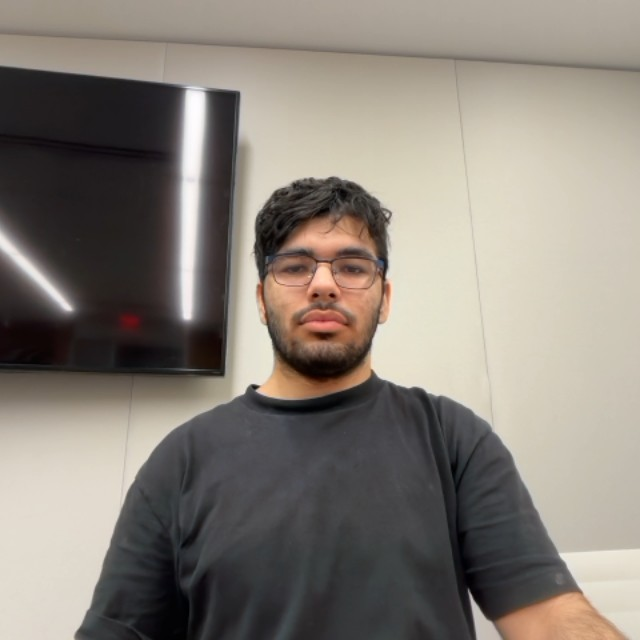
#> input picture server/imgs/scan.jpg, 640 x 640 px; its folder holds only this picture in this run
$ python -i face_detect.py   (imports and definitions only)   (older library calls are emulated)
#> lines starting #> are read from the running program, lines starting #| are printed output that depends on the picture
#> further down, picture is the input picture: PIL image 640x640 RGB; mean R, G, B 136.1, 128.9, 120.5
"""OpenCV Haar-cascade-based face detection + head-region crop.

We use OpenCV's bundled Haar cascade instead of MediaPipe. It's less accurate
than MediaPipe short-range, but needs no extra weights and works everywhere.

Two crops are produced per accepted image:
  - portrait_crop: face + shoulders + surrounding context (for style cues)
  - head_crop:     tight crop around the hair bounding box

Images are rejected when:
  - no face is detected
  - the face box is smaller than MIN_FACE_PX (too far / too low-res)
  - variance of Laplacian indicates blur

When more than one face is detected, we keep the largest face rather than
rejecting the sample. This is more robust for editorial images with small
background bystanders.

OpenCV is imported lazily so tests/CI do not pay startup cost unless cropping
is actually used.
"""
from __future__ import annotations

import hashlib
from dataclasses import dataclass
from pathlib import Path
from typing import Iterable

import numpy as np
from PIL import Image


def _stable_stem(p: Path) -> str:
    """Unique stem per input path — avoids collisions when multiple sources
    share filenames like '1.jpg'."""
    h = hashlib.sha1(str(p).encode()).hexdigest()[:12]
    return f"{p.stem}_{h}"

MIN_FACE_PX = 80
BLUR_THRESHOLD = 60.0
PORTRAIT_PAD_RATIO = 1.6  # multiplier around face box for portrait crop
HEAD_PAD_RATIO = 1.3      # tighter — just cover hair

_DETECTOR = None


@dataclass
class CropResult:
    portrait: Image.Image
    head: Image.Image
    reason_if_rejected: str | None = None


def _get_detector():
    """Lazy-load OpenCV Haar-cascade face detector (frontal face)."""
    global _DETECTOR
    if _DETECTOR is None:
        import cv2
        path = cv2.data.haarcascades + "haarcascade_frontalface_default.xml"
        _DETECTOR = cv2.CascadeClassifier(path)
        if _DETECTOR.empty():
            raise RuntimeError(f"could not load cascade at {path}")
    return _DETECTOR


def _blur_score(img: Image.Image) -> float:
    import cv2
    arr = np.array(img.convert("L"))
    return float(cv2.Laplacian(arr, cv2.CV_64F).var())


def _crop_with_pad(
    img: Image.Image, box_xyxy: tuple[int, int, int, int], pad_ratio: float
) -> Image.Image:
    x0, y0, x1, y1 = box_xyxy
    w, h = x1 - x0, y1 - y0
    cx, cy = x0 + w / 2, y0 + h / 2
    side = max(w, h) * pad_ratio
    nx0 = int(max(0, cx - side / 2))
    ny0 = int(max(0, cy - side / 2))
    nx1 = int(min(img.width, cx + side / 2))
    ny1 = int(min(img.height, cy + side / 2))
    return img.crop((nx0, ny0, nx1, ny1))


def crop_single(img: Image.Image) -> CropResult | None:
    """Return CropResult on success, None on rejection (callers log the reason)."""
    import cv2
    detector = _get_detector()

    gray = np.array(img.convert("L"))
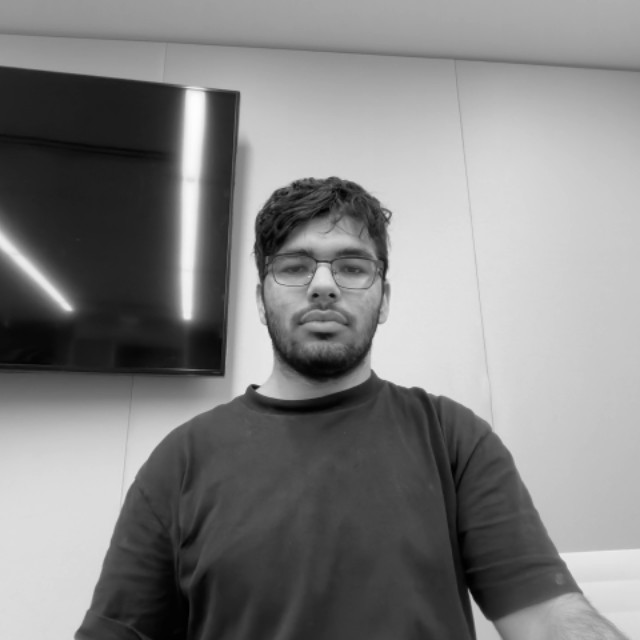
#> gray: shape (640, 640); min 0, max 254, mean 130
    faces = detector.detectMultiScale(
        gray, scaleFactor=1.1, minNeighbors=4, minSize=(MIN_FACE_PX, MIN_FACE_PX)
    )
#> faces = [[254, 209, 144, 144]]
    if len(faces) == 0:
        return CropResult(img, img, "no_face")
    if len(faces) > 1:
        # Keep the largest face (most editorial scrapes include bystanders).
        faces = sorted(faces, key=lambda b: b[2] * b[3], reverse=True)[:1]

    fx, fy, fw, fh = [int(v) for v in faces[0]]
#> fx = 254; fy = 209; fw = 144; fh = 144
    x0, y0, x1, y1 = fx, fy, fx + fw, fy + fh
#> x0 = 254; y0 = 209; x1 = 398; y1 = 353

    if fw < MIN_FACE_PX or fh < MIN_FACE_PX:
        return CropResult(img, img, "face_too_small")

    portrait = _crop_with_pad(img, (x0, y0, x1, y1), PORTRAIT_PAD_RATIO)
#> in _crop_with_pad, `return img.crop((nx0, ny0, nx1, ny1))`:
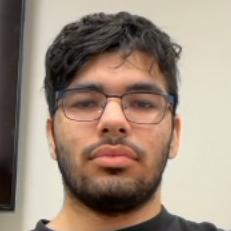
#> returned value: PIL image 231x231 RGB; mean R, G, B 158, 139.3, 123.6
    head = _crop_with_pad(img, (x0, y0, x1, y1), HEAD_PAD_RATIO)
#> call 2 of _crop_with_pad, with box_xyxy = (254, 209, 398, 353), pad_ratio = 1.3
#> in _crop_with_pad (call 2), `return img.crop((nx0, ny0, nx1, ny1))`:
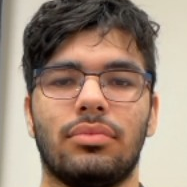
#> returned value: PIL image 187x187 RGB; mean R, G, B 158.2, 135, 118.5

    if _blur_score(head) < BLUR_THRESHOLD:
#> in _blur_score, `arr = np.array(img.convert("L"))`:
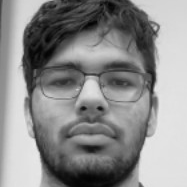
#> arr: shape (187, 187); min 2, max 233, mean 140
        return CropResult(portrait, head, "blurry")

    return CropResult(portrait, head, None)


def crop_batch(
    paths: Iterable[Path], out_root: Path
) -> dict[str, list[Path]]:
    """Crop and write under out_root/{portrait,head}/<stem>.jpg.

    Returns per-path metadata dict with keys {accepted, rejected}. Rejected
    paths are returned with their reason so the caller can update rejects.csv.
    """
    out_root.mkdir(parents=True, exist_ok=True)
    portrait_dir = out_root / "portrait"
    head_dir = out_root / "head"
    portrait_dir.mkdir(exist_ok=True)
    head_dir.mkdir(exist_ok=True)

    accepted: list[Path] = []
    rejected: list[tuple[Path, str]] = []
    for p in paths:
        try:
            img = Image.open(p)
        except Exception as e:
            rejected.append((p, f"open_error:{e}"))
            continue
        res = crop_single(img)
        if res is None or res.reason_if_rejected:
            rejected.append((p, res.reason_if_rejected or "unknown"))
            continue
        stem = _stable_stem(p)
        res.portrait.save(portrait_dir / f"{stem}.jpg", quality=92)
        res.head.save(head_dir / f"{stem}.jpg", quality=92)
        accepted.append(p)
    return {"accepted": accepted, "rejected": rejected}

>>> from PIL import Image
>>> picture = Image.open('../../../server/imgs/scan.jpg')
>>> result = crop_single(picture)

$ run again, on server/imgs/bruno1_bald.png
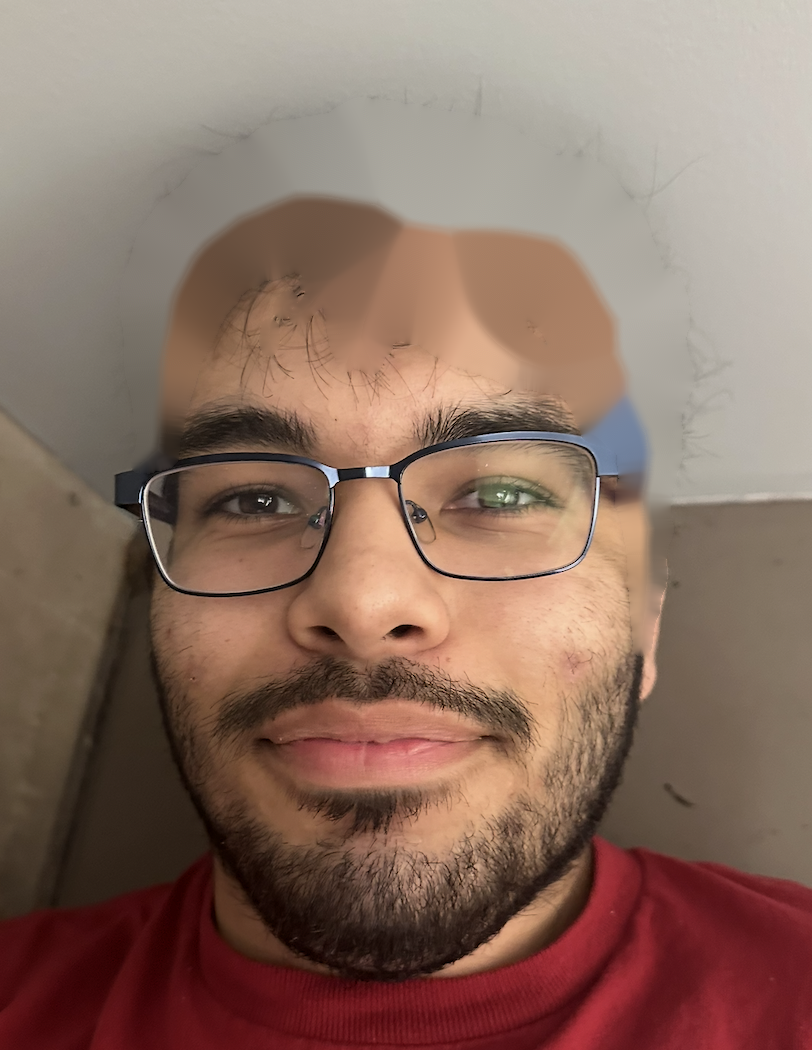
#> input picture server/imgs/bruno1_bald.png, 812 x 1050 px
#> picture is the input picture: PIL image 812x1050 RGB; mean R, G, B 139, 111.5, 98.6
#> in crop_single, `gray = np.array(img.convert("L"))`:
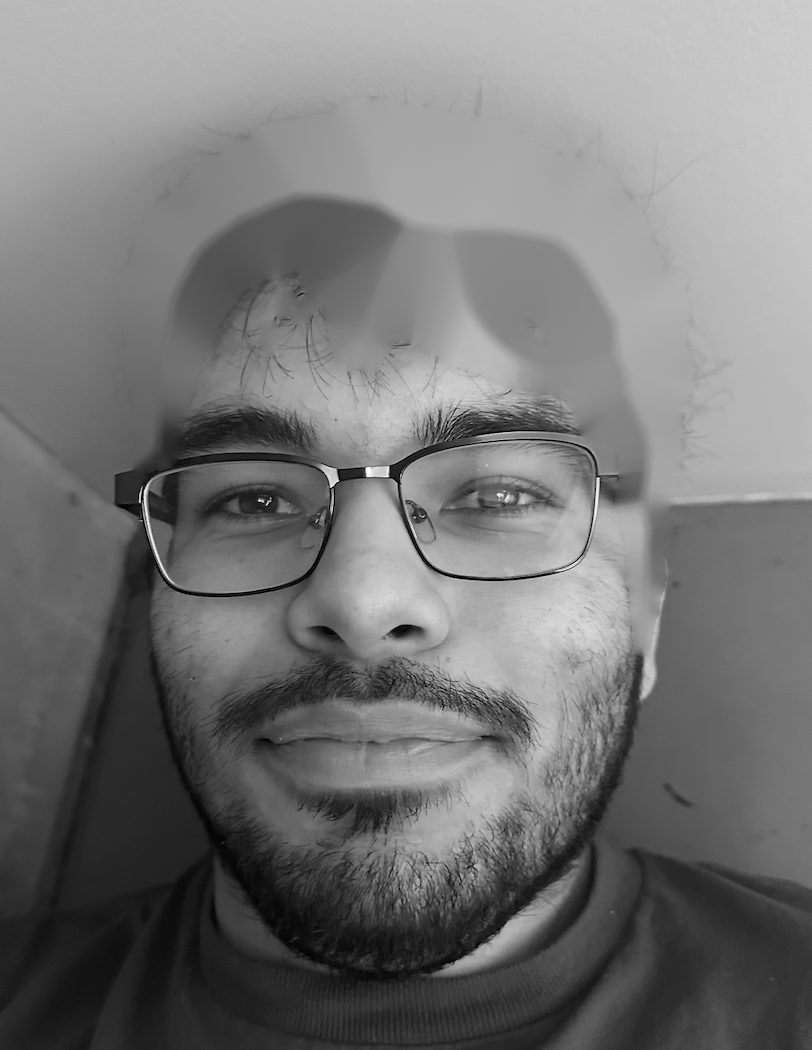
#> gray: shape (1050, 812); min 0, max 253, mean 118.2
#> faces = [[69, 266, 605, 605]]
#> fx = 69; fy = 266; fw = 605
#> x0 = 69; y0 = 266; x1 = 674; y1 = 871
#> in _blur_score, `arr = np.array(img.convert("L"))`:
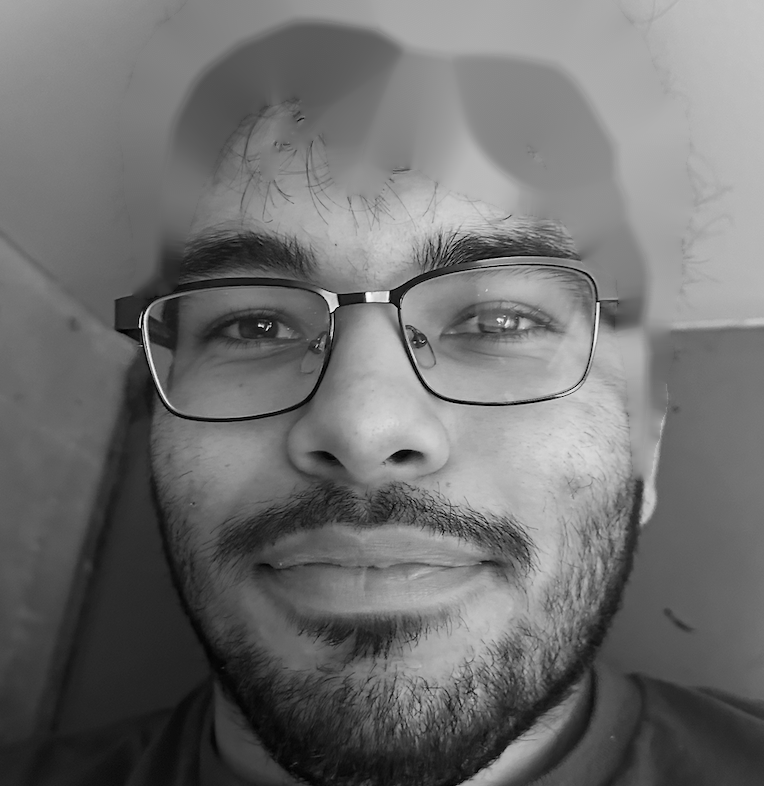
#> arr: shape (786, 764); min 0, max 253, mean 111.3
